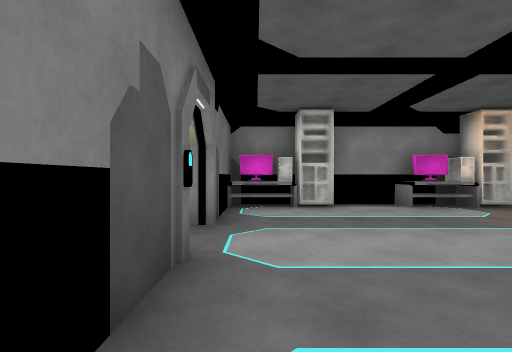
[1] (above)

16 first-person views from a walk through a 3-D level made in the Unity game engine. The camera is 1.2 m above the floor, looks level and sees 80° across. The floor is counted in squares, 2 m on a side. Each view is taken from the middle of a square. On the plan, view 1 faces up. The plan holds only what a view shows up to about 9 squares ahead; the rest is blank. The place goes on beyond the plan. The player is left out. Some animated figures are left out. Surface patterns are stand-ins for the level's own textures.

[2]
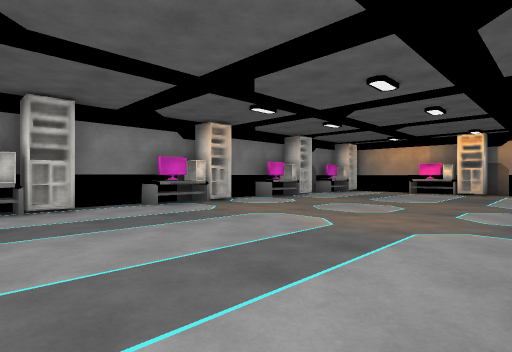

[3]
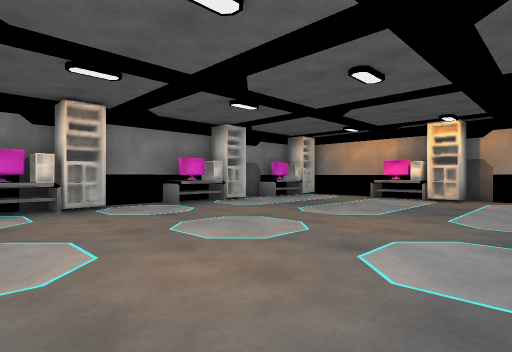

[4]
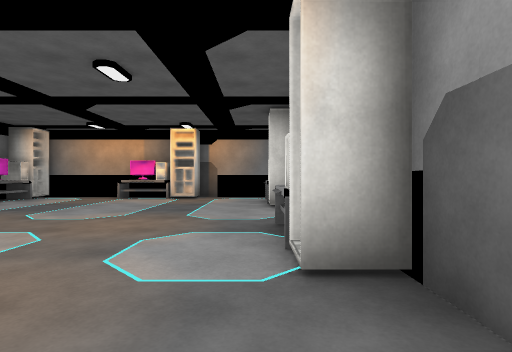

[5]
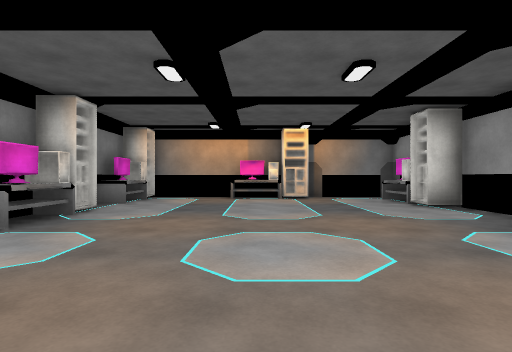

[6]
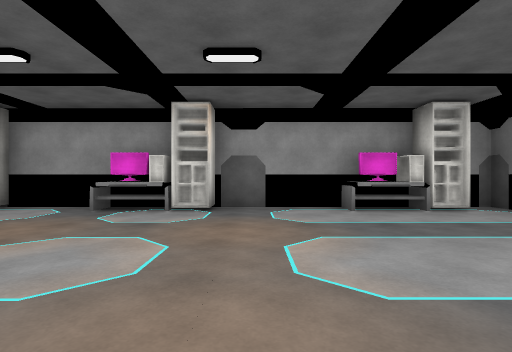

[7]
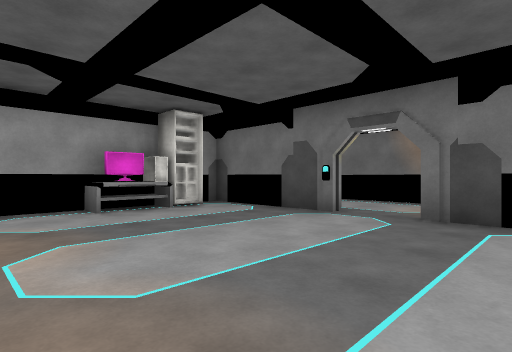

[8]
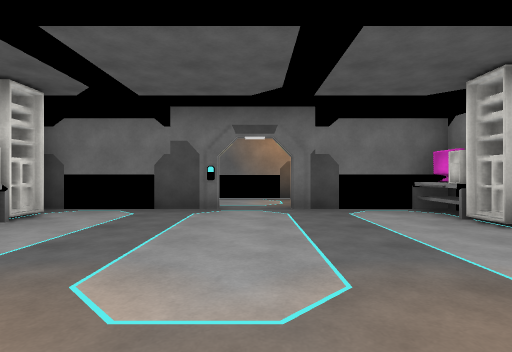

[9]
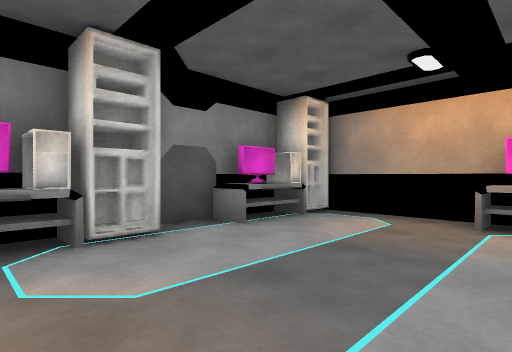

[10]
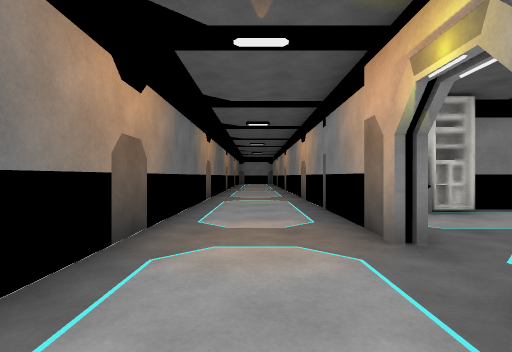

[11]
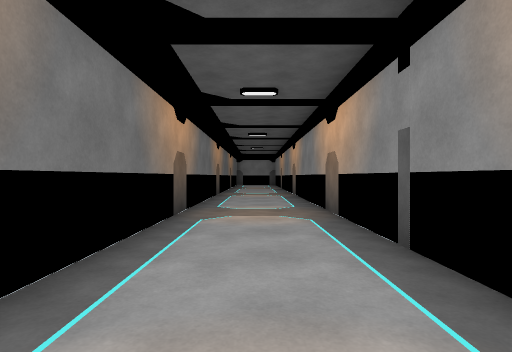

[12]
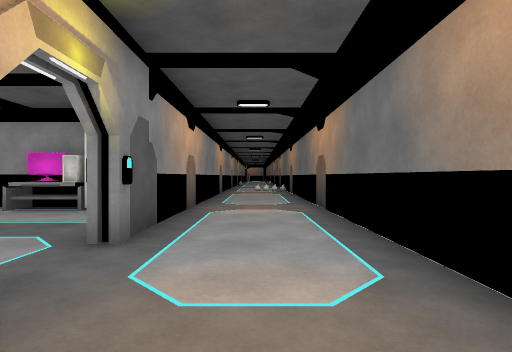

[13]
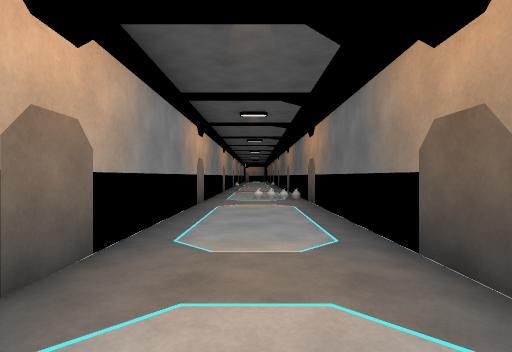

[14]
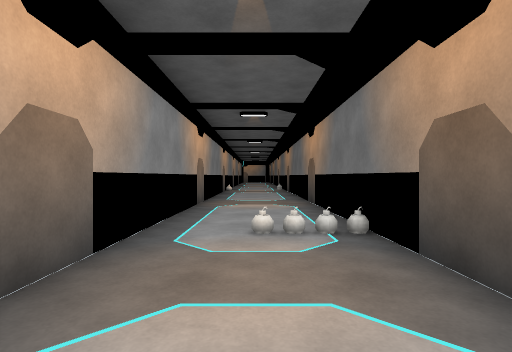

[15]
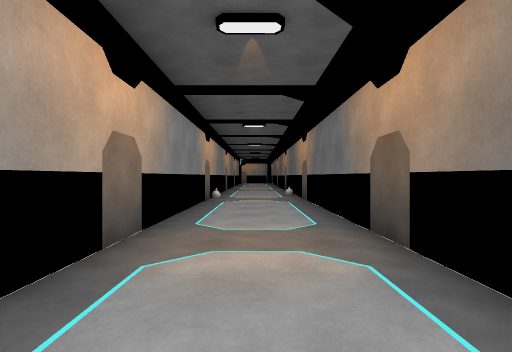

[16]
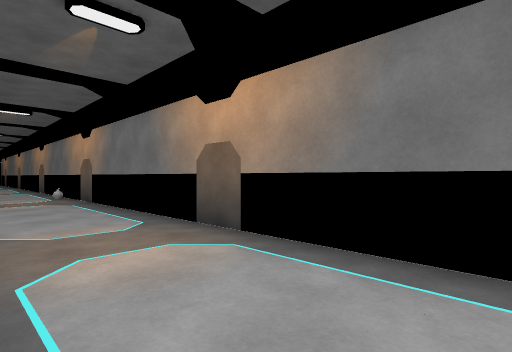

### Floor plan
Points are (right, up) in squares from view 1. A wall is a line through its corners. A room is listed if a view was taken in it or the views show most of it. See-through windows are left out.
Room 1 (views 1, 2, 3, 4, 5, 6, 7, 8, 9)
walls: (6.4, -0.9) (8.5, -0.9); (2.4, -0.9) (4.5, -0.9); (-0.5, 2.3) (-0.5, -0.9) (-0.1, -0.9); (11, 6.5) (-0.5, 6.5) (-0.5, 3.6); (11.3, -0.9) (11.8, -0.9) (11.8, 6)
ways out: opening at (-1, 3) to room 2
objects: monitor (0, 6); rack (1, -1); other object (1, 0); rack (1, 6); table (2, -1); table (3, 6) to (4, 6); rack (5, -1); rack (5, 6); table (6, -1); monitor (7, 6); rack (8, 6); rack (9, -1); table (10, -1); monitor (10, 6); rack (11, 2); table (11, 3); other object (11, 5); rack (11, 6)
Room 2 (views 10, 11, 12, 13, 14, 15, 16)
walls: (-0.7, 3.6) (-0.7, 12.9); (-3.3, 13) (-3.3, -17.5); (-0.7, -17) (-0.7, 2.3) (-0.5, 2.3)
ways out: opening at (-1, 3) to room 1

Positions as (right, up) in squares from view 1, and headings:
1: (0, 0), facing up
2: (0, 0), facing up-right
3: (3, 0), facing up-right
4: (3, 0), facing right
5: (3, 3), facing right
6: (4, 5), facing down
7: (4, 5), facing down-left
8: (5, 3), facing left
9: (7, 3), facing up-right
10: (-2, 1), facing up
11: (-2, 4), facing up
12: (-2, 5), facing down
13: (-2, 1), facing down
14: (-2, -4), facing down
15: (-2, -8), facing down
16: (-1, -8), facing down-left
